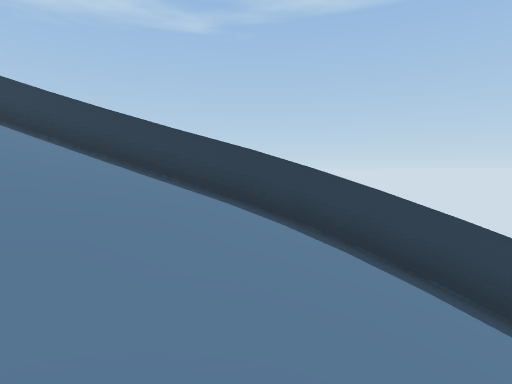
[1] (above)

16 first-person views from a walk through a 3-D level made in the Unity game engine. The camera is 1.4 m above the floor, tilts 4° down and sees 80° across. The floor is counted in squares, 1 m on a side. Each view is taken from the middle of a square. On the plan, view 1 faces up. The plan holds only what a view shows up to about 14 squares ahead; the rest is blank. The place goes on beyond the plan. Some surface patterns are stand-ins.

[2]
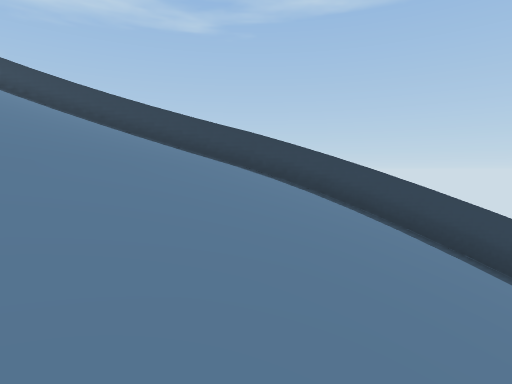

[3]
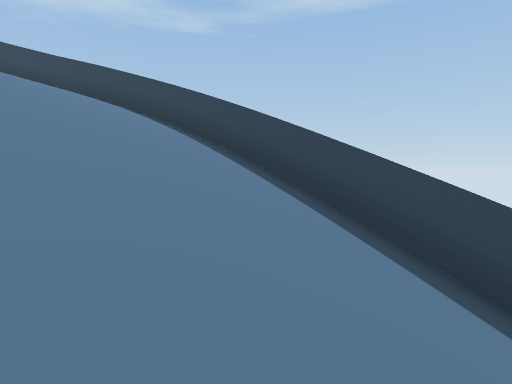

[4]
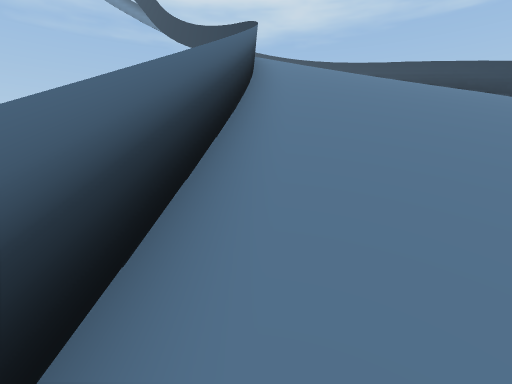

[5]
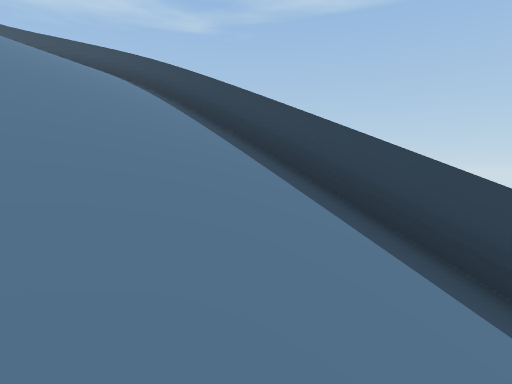

[6]
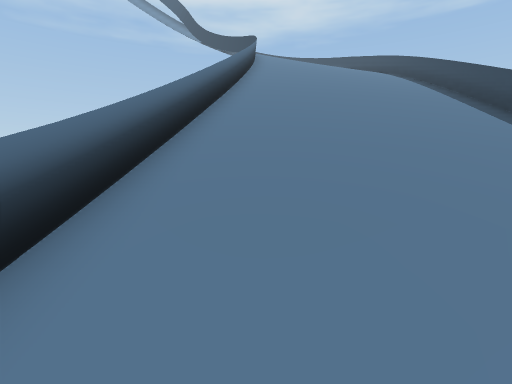

[7]
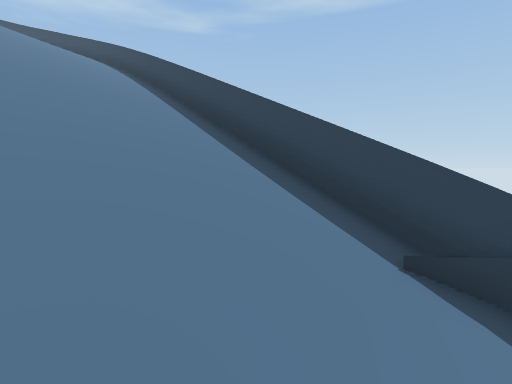

[8]
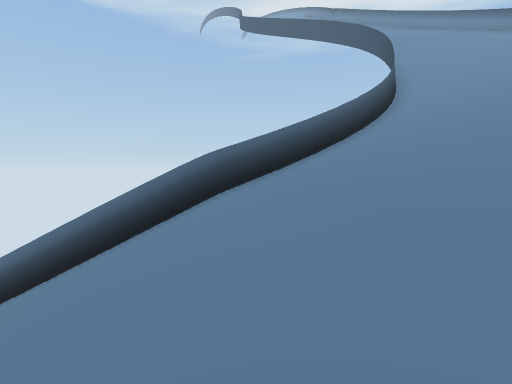

[9]
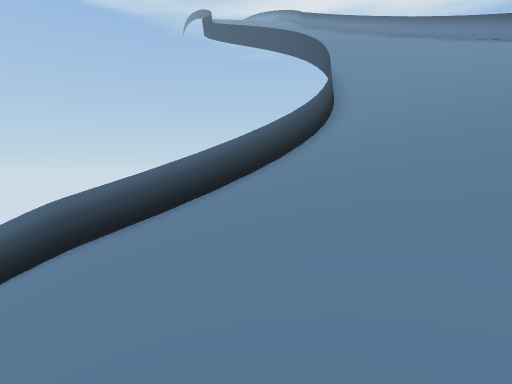

[10]
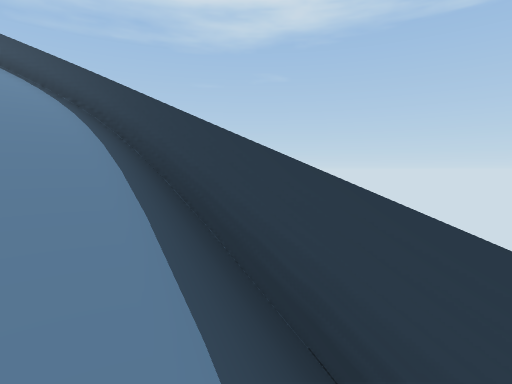

[11]
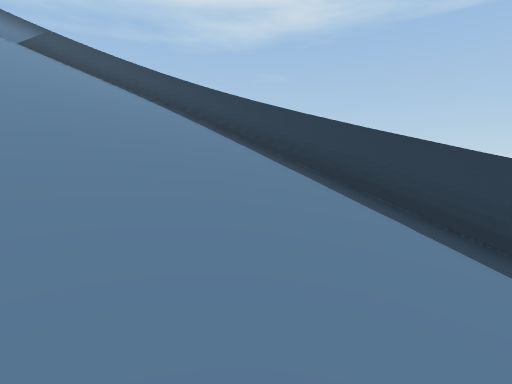

[12]
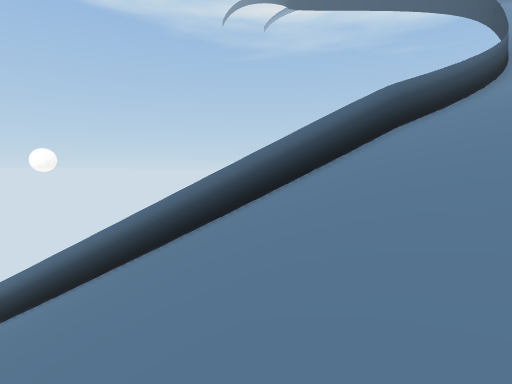

[13]
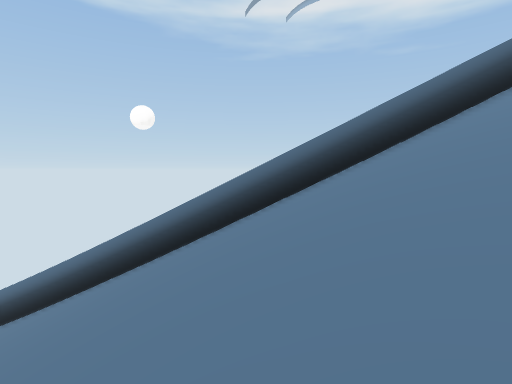

[14]
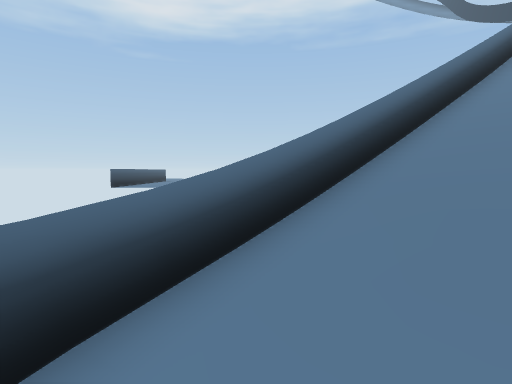

[15]
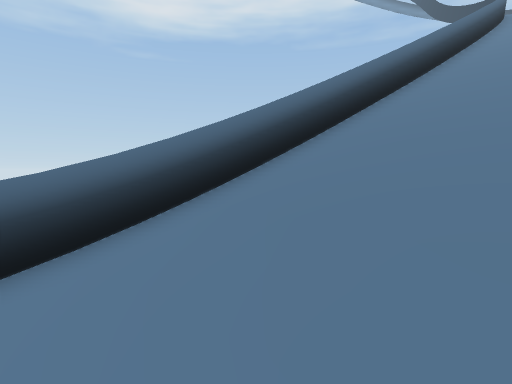

[16]
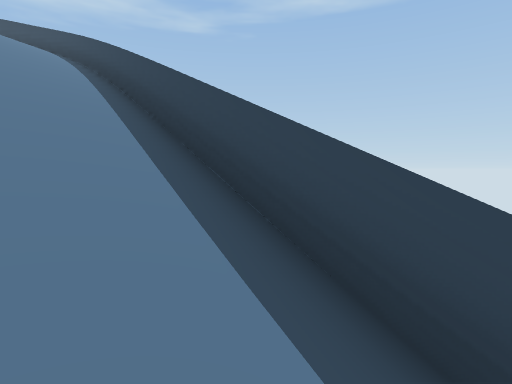

### Floor plan
Key: @ floor where view 1 was taken; # wall or solid block; . main floor; - floor 0.5 m lower than the main floor; / step, stairs or slope; = window, fence, low wall or low ledge.
Columns run from 12 left of view 1 to 15 right of it. Each row starts with its distance up from view 1.
  8  ######
  7 ==////====##
  6 //////////===##
  5 /////////////==#
  4 ///////////////=#
  3 ////////////////##
  2 /////////////////##
  1 //////////////////##
  0 ////////////@//////##
 -1 ###=====////////////##
 -2        ##==//////////=
 -3           #=/////////##
 -4            #=/////////##
 -5             ##/////////=#
 -6              ##/////////=
 -7               #/////////##
 -8               ##/////////=#
 -9                ##/////////=#
-10                 #//////////=
-11                 #=/////////
-12                  ##//////
-13                   ##/////
-14                    #/////-
-15                    #=///
-16                     #=...-
-17                      #=#
-18                        #

Where each view was taken, in squares from view 1:
view 1: 0 up, 0 right, facing up
view 2: 3 down, 0 right, facing up
view 3: 4 down, 5 right, facing up
view 4: 9 down, 5 right, facing up-left
view 5: 9 down, 9 right, facing up
view 6: 16 down, 12 right, facing up-left
view 7: 13 down, 12 right, facing up
view 8: 4 up, 2 right, facing down-left
view 9: 5 up, 1 left, facing down-left
view 10: 5 up, 1 left, facing up-left
view 11: 2 up, 1 left, facing up-left
view 12: 1 up, 5 right, facing down-left
view 13: 2 down, 8 right, facing down-left
view 14: 16 down, 13 right, facing left
view 15: 14 down, 13 right, facing left
view 16: 10 down, 12 right, facing up
